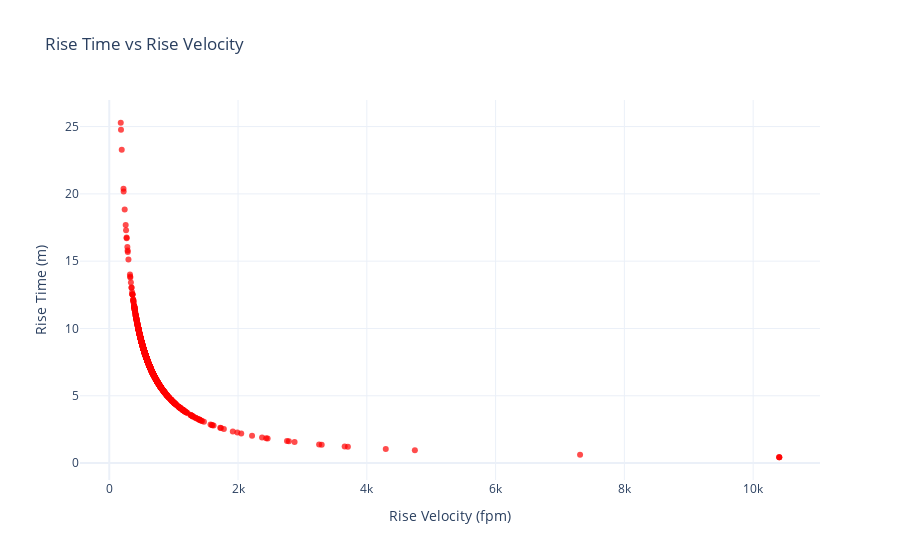

Write notebook code for a chart like this one.
### Code cell
# Create Plotly figure
fig = go.Figure()

# Add scatter plot
fig.add_trace(go.Scatter(
    x=df_z['Rise Velocity (fpm)'],  
    y=df_z['Rise Time (m)'],  
    mode='markers',  
    marker=dict(size=6, color='red', opacity=0.7),  
    name='Rise Time vs Velocity'
))

# Customize layout
fig.update_layout(
    title='Rise Time vs Rise Velocity',
    xaxis_title='Rise Velocity (fpm)',
    yaxis_title='Rise Time (m)',
    template='plotly_white'
)

# Show plot
fig.show()

### Figure 1 — Plotly figure (JSON) as saved in the notebook; plotly's stock layout.template omitted (floating-point values rounded to 4 significant figures; data arrays with more than 128 entries replaced by an {"elided": "..."} marker saying what was removed)
{"data": [{"marker": {"color": "red", "opacity": 0.7, "size": 6}, "mode": "markers", "name": "Rise Time vs Velocity", "type": "scatter", "x": {"elided": "1668 float values"}, "y": {"elided": "1668 float values"}}], "layout": {"title": {"text": "Rise Time vs Rise Velocity"}, "xaxis": {"title": {"text": "Rise Velocity (fpm)"}}, "yaxis": {"title": {"text": "Rise Time (m)"}}}}
